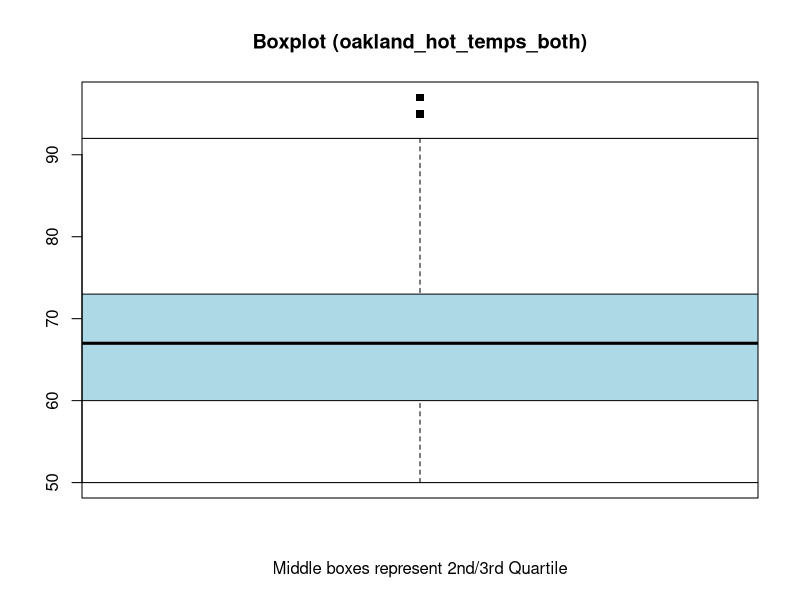
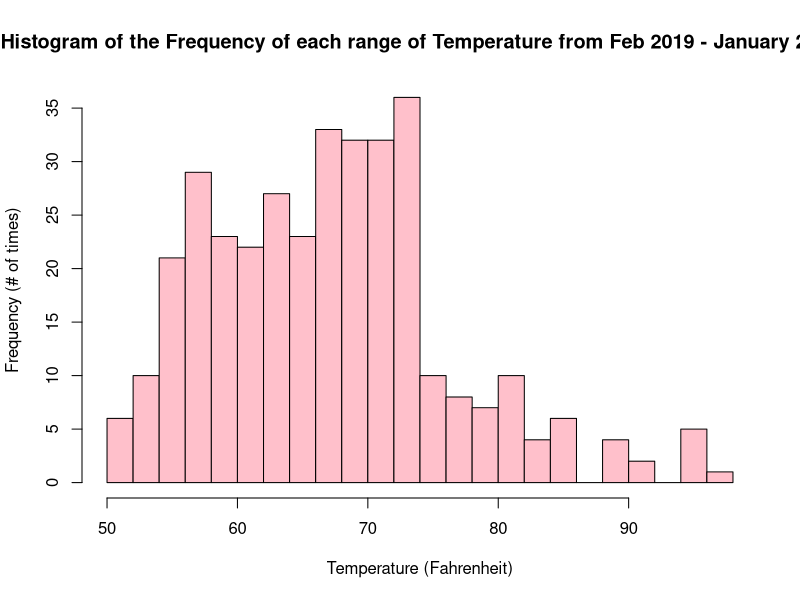
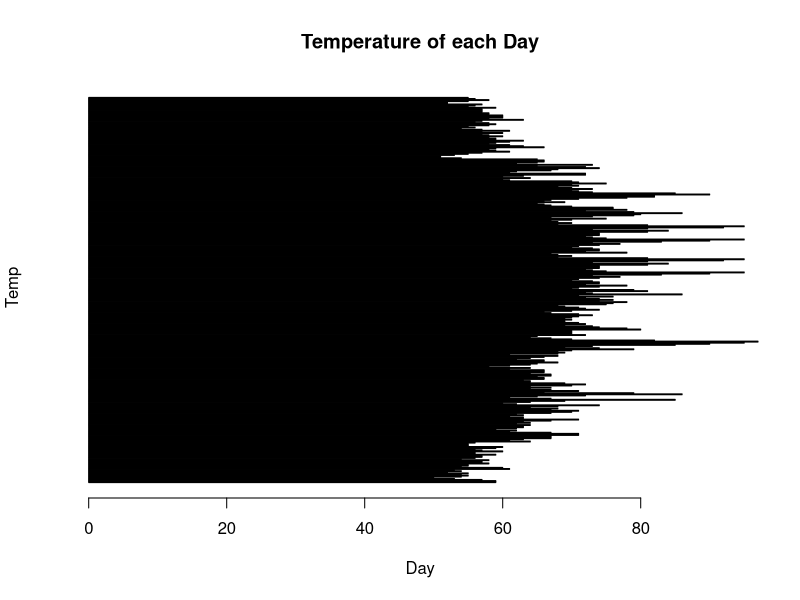
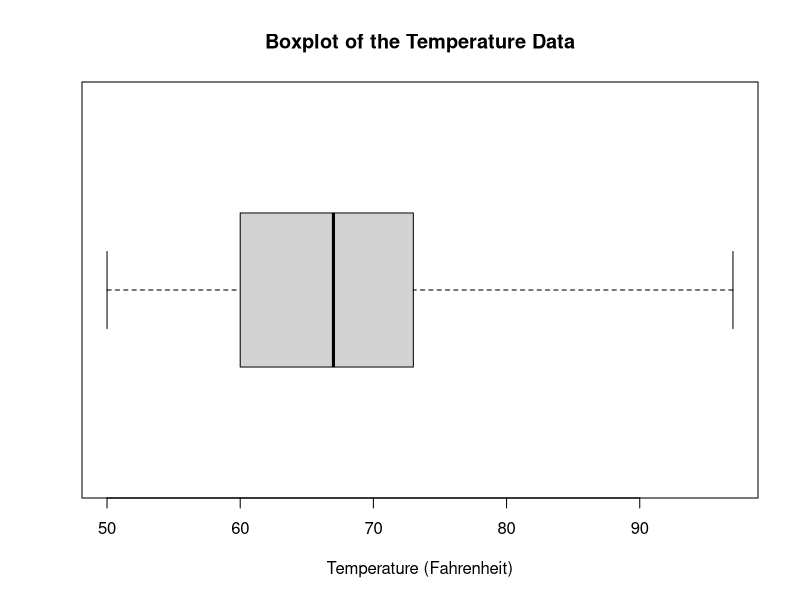
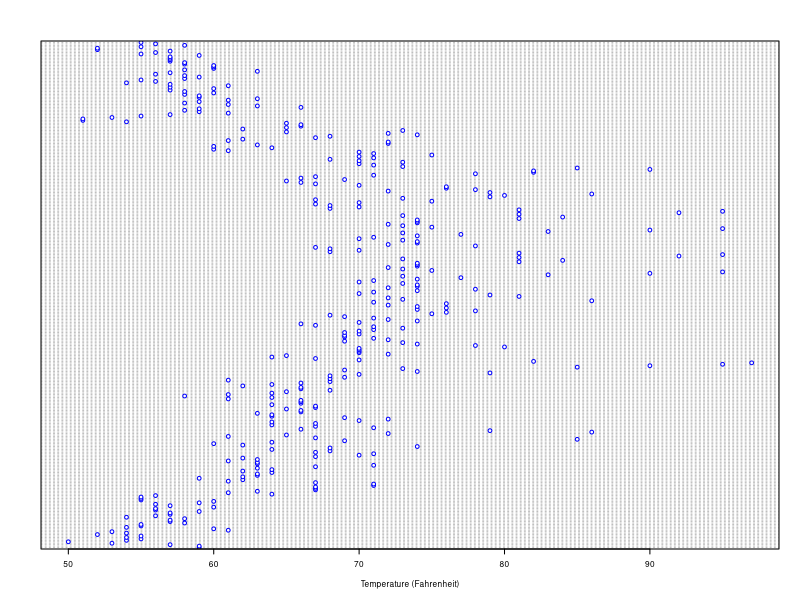
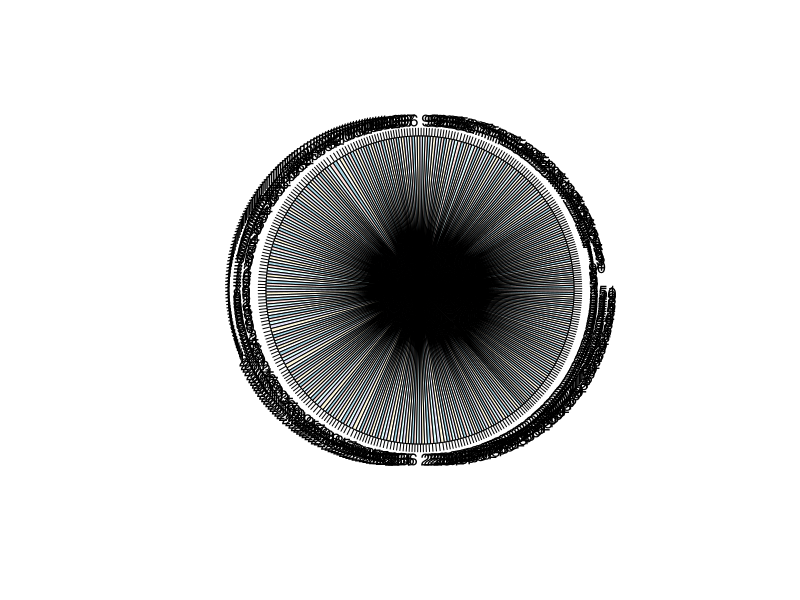

Here is the R script that generated these plots, in order:
#datasets for the program, all the months from Feb 2019 - January 2020
oakland_hot_temps_feb <- c(59, 59, 57, 53, 50, 54, 55, 54, 55, 52, 54, 53, 61, 60, 54, 55, 55, 58, 57 , 57, 58, 54, 56, 57, 57, 59, 56)
oakland_hot_temps_mar <- c(56, 60, 57, 56, 59, 60, 55, 55, 55, 56, 64, 61, 63, 67, 67, 67, 71, 71, 67, 61, 62, 59, 62, 63, 63, 64, 62, 64, 63, 67, 71)
oakland_hot_temps_apr <- c(63, 63, 61, 63, 62, 67, 70, 71, 67, 68, 64, 68, 74 ,62, 60, 64, 69, 85, 67, 61, 65, 72, 86, 79, 66, 71, 67, 64, 67, 64)
oakland_hot_temps_may <- c(70, 72, 69, 64, 64, 63, 66, 66, 65, 67, 67, 64, 66, 66, 66, 61, 64 , 58, 61, 64, 65, 68 , 66, 66, 62, 64 , 66, 68, 61, 68)
oakland_hot_temps_jun <- c(69, 68, 70, 79, 74, 69, 73 , 85, 90, 95, 97, 82, 70, 67, 64, 65, 72, 70, 70, 70, 70, 80, 78, 74, 73 , 69, 72, 71, 69, 69)
oakland_hot_temps_jul <- c(70, 69, 70, 71, 73, 71, 67, 66, 70, 74, 72 , 71, 69, 68, 75, 76, 78, 74, 76, 74, 72, 76, 71, 86, 73, 72, 81, 79, 70, 71, 74)
oakland_hot_temps_aug <- c(78, 72, 74, 74, 73, 70, 71, 74, 77, 73, 83, 90, 95, 75, 73, 72 , 74, 74, 74, 81, 84, 73, 81, 92, 95, 81, 68, 70, 68, 67)
oakland_hot_temps_sep <- c(78,72, 74, 74, 73, 70, 71, 74, 77, 73, 83, 90, 95, 75, 73, 72, 74 , 74, 74, 81, 84, 73, 81, 92, 95, 81, 68, 70, 68, 67)
oakland_hot_temps_oct <- c(70,75, 67, 73, 79, 80, 86, 79, 72, 78, 76, 76, 70, 67, 66, 65, 69, 66, 67, 71, 78, 82, 82, 90, 85, 73, 71, 70, 73, 70, 68)
oakland_hot_temps_nov <- c(71,70, 75, 71, 70, 61, 60, 64, 60, 63, 72, 72, 61, 62, 67, 68, 74, 72, 65, 73, 62, 65, 66, 66, 65, 54, 51, 51, 53, 55)
oakland_hot_temps_dec <- c(57,61, 59, 58,59,66,63,61, 58, 59, 61, 63, 59, 59, 58, 60, 58, 57, 60, 57, 61, 57, 54, 56, 55, 58, 59, 58, 56, 57, 63)
oakland_hot_temps_jan <- c(58,60, 60, 60, 58, 58, 57, 57, 57,57, 59, 55, 56, 57, 52, 52,55, 58, 56, 55)

#aggregates the data into one variable
oakland_hot_temps_both <- c(
oakland_hot_temps_feb, 
oakland_hot_temps_mar, 
oakland_hot_temps_apr,
oakland_hot_temps_may,
oakland_hot_temps_jun,
oakland_hot_temps_jul,
oakland_hot_temps_aug,
oakland_hot_temps_sep,
oakland_hot_temps_oct,
oakland_hot_temps_nov, 
oakland_hot_temps_dec, 
oakland_hot_temps_jan

)
#generic variables to demonstrate the different types of variables in R
darion_is_cool <- 1738
print(darion_is_cool)

really_cool_darion <- 'yes sheck wes'
print(really_cool_darion)

private_twitter <- TRUE
print(private_twitter)

#prints out the standard deviation, mean, and median for the respective datasets
print(sd(oakland_hot_temps_dec))
print(mean(oakland_hot_temps_dec))
print(median(oakland_hot_temps_dec))
print('')

print(sd(oakland_hot_temps_jan))
print(mean(oakland_hot_temps_jan))
print(median(oakland_hot_temps_jan))
print('')

print(sd(oakland_hot_temps_both))
print('this is the mean of all the temperatures')
print(mean(oakland_hot_temps_both))
print(median(oakland_hot_temps_both))

## Cooler Way to do it, called 'piping' works with the magrittr package, possible in codecademy
#mean_of_data <- oakland_hot_temps_both %>%
 # mean(oakland_hot_temps_both)
#mean_of_data


#this one is not mine, used for demonstrative purposes. Creates a box plot to show the data.
boxplot(oakland_hot_temps_both, pch=15,
 main="Boxplot (oakland_hot_temps_both)" , 
 col = "lightblue",
 xlab = 'Middle boxes represent 2nd/3rd Quartile',
pars = list(boxwex = 5))


#histogram of the data
hist(oakland_hot_temps_both, 
col="pink",
main = "Histogram of the Frequency of each range of Temperature from Feb 2019 - January 2020",
xlab = "Temperature (Fahrenheit)",
ylab = "Frequency (# of times)",
border = "black",
breaks = 20
)

#Bad representation of the Data, too cluttered to see anything but the general trend
barplot(oakland_hot_temps_both,
 main="Temperature of each Day",
   xlab="Day",
   ylab =' Temp',
   col = 'purple', #Doesn't work for some reason??
   horiz = TRUE) #case where it works ,but it makes a bad graph worse

#creates another boxplot
boxplot(oakland_hot_temps_both, main="Boxplot of the Temperature Data",
 xlab="Temperature (Fahrenheit)",
 horizontal = TRUE, 
 range = 0)


##Don't do this without context!!!!!!
#creates a scatter plot that compares the position of the data with the temperature.
dotchart(oakland_hot_temps_both,
ylab = "Month, ascending from Feb 2019 to January 2020",
xlab = 'Temperature (Fahrenheit)',
color = 'blue',
cex = 0.5
)

##Don't do this with this type of data!!!
pie(oakland_hot_temps_both)
